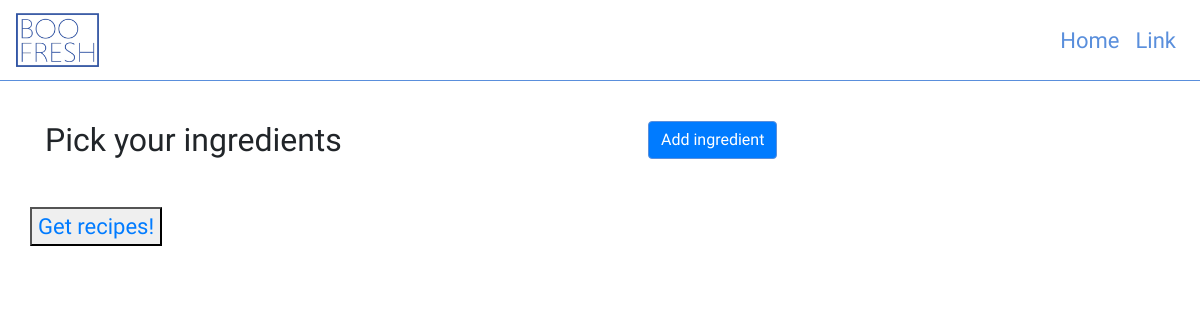
The page /pick-ingredients on the database as committed earlier.
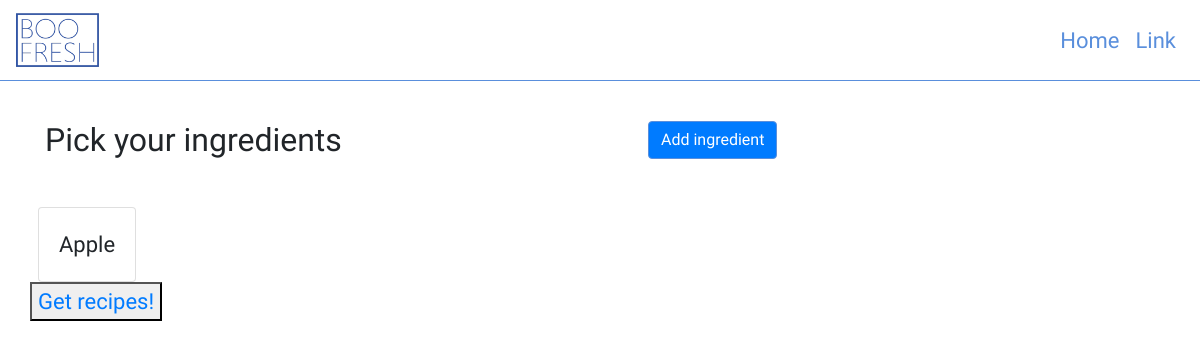
The same page on the database as committed later.
### flaskdriver/models.py (models this page shows)
class Ingredient(db.Model):
    id = db.Column(db.Integer, primary_key=True)
    name = db.Column(db.String(120), unique=True)

### flaskdriver/main/routes.py (the view)
@main.route("/pick-ingredients", methods=['GET', 'POST'])
def pick_ingredients():
    title = "Pick the groceries you want to get"
    form = AddIngredientForm()
    if form.validate_on_submit():
        new_item = Ingredient(name=form.name.data)
        db.session.add(new_item)
        db.session.commit()
        return redirect(url_for('main.pick_ingredients'))
    ingredients = Ingredient.query.order_by(Ingredient.name).all()
    return render_template("pick_ingredients.html", title=title, ingredients=ingredients, form=form)

### flaskdriver/templates/pick_ingredients.html (shortened to what this page needs)
{% extends "layout.html" %}
{% block content %}
<div id="ingredients-div" class="container">
    <div class="row">
            <h2 class="col-md-6">Pick your ingredients</h2>
            <div class="col-md-6 pl-5 mb-5">
                <button type="button" class="btn btn-primary" data-toggle="modal" data-target="#exampleModal">Add ingredient</button>
            </div>
    </div>
    <div class="row border-primary">
        {% for item in ingredients %}
                <div class="card mx-2">
                    <div class="card-body">
                        <p class="card-text">{{ item.name }}</p>
                    </div>
                </div>
        {% endfor %}
    </div>
    <div class="row">
        <button><a href="{{ url_for('main.get_recipes_from_ingredients') }}">Get recipes!</a></button>
    </div>
</div>
{% endblock content %}

### flaskdriver/templates/layout.html (shortened to what this page needs)
<!DOCTYPE html>
<html>
<head>
    <link rel="stylesheet" href="https://stackpath.bootstrapcdn.com/bootstrap/4.3.1/css/bootstrap.min.css">
    <link rel="stylesheet" type="text/css" href="{{ url_for('static', filename = 'main.css') }}">
</head>
<body>
        <nav class="navbar navbar-expand-md bg-white sticky-top">
                <a href="{{ url_for('main.home') }}"><img id="nav-img" class="navbar-brand" src="{{ url_for('static', filename='images/tempFreshLogo.png') }}"></img></a>
                <div class="collapse navbar-collapse" id="navbarSupportedContent">
                    <ul class="navbar-nav ml-auto">
                        <li class="nav-item">
                            <a class="nav-link" href="{{ url_for('main.home') }}">Home</a>
                        </li>
                        <li class="nav-item">
                            <a class="nav-link" href="#">Link</a>
                        </li>
                    </ul>
                </div>
        </nav>
    {% block content %}
    {% endblock content %}
</body>
</html>

### flaskdriver/static/main.css (style rules this page uses)
body { font-family: "Caveat Brush"; font-size: 22px; }
.btn { border: 1px solid rgb(90, 143, 220) }
.nav-link { color: rgb(90, 143, 220); }
.navbar { border-bottom: 1px solid rgb(90,143,220); }
.navbar-brand { font-size: 2.0em; }
#nav-img { height: 8vh; }
#ingredients-div { margin-top: 5vh; }

Rows that differ between the two databases and show on the page:
added Ingredient: name "Apple"
